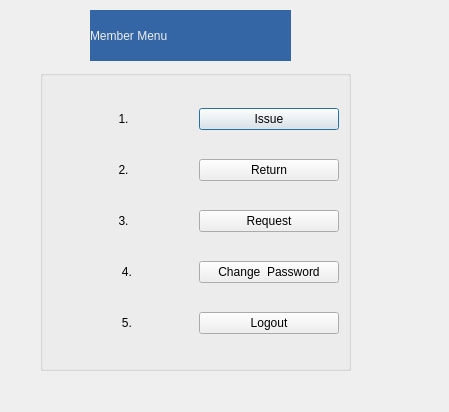
<?xml version="1.0" encoding="UTF-8"?>
<ui version="4.0">
 <class>MemberMenu</class>
 <widget class="QDialog" name="MemberMenu">
  <property name="geometry">
   <rect>
    <x>0</x>
    <y>0</y>
    <width>449</width>
    <height>412</height>
   </rect>
  </property>
  <property name="windowTitle">
   <string>Dialog</string>
  </property>
  <widget class="QLabel" name="label">
   <property name="geometry">
    <rect>
     <x>90</x>
     <y>10</y>
     <width>201</width>
     <height>51</height>
    </rect>
   </property>
   <property name="styleSheet">
    <string notr="true">font: 57 20pt &quot;Ubuntu&quot;;
background-color: rgb(52, 101, 164);
color: rgb(238, 238, 236);</string>
   </property>
   <property name="text">
    <string>Member Menu</string>
   </property>
  </widget>
  <widget class="QGroupBox" name="groupBox">
   <property name="geometry">
    <rect>
     <x>40</x>
     <y>70</y>
     <width>311</width>
     <height>301</height>
    </rect>
   </property>
   <property name="title">
    <string/>
   </property>
   <layout class="QVBoxLayout" name="verticalLayout">
    <item>
     <layout class="QHBoxLayout" name="horizontalLayout_5">
      <item>
       <widget class="QLabel" name="label_3">
        <property name="text">
         <string>                    1.</string>
        </property>
       </widget>
      </item>
      <item>
       <widget class="QPushButton" name="Issue">
        <property name="text">
         <string>Issue</string>
        </property>
       </widget>
      </item>
     </layout>
    </item>
    <item>
     <layout class="QHBoxLayout" name="horizontalLayout_4">
      <item>
       <widget class="QLabel" name="label_4">
        <property name="text">
         <string>                    2.</string>
        </property>
       </widget>
      </item>
      <item>
       <widget class="QPushButton" name="Return">
        <property name="text">
         <string>Return</string>
        </property>
       </widget>
      </item>
     </layout>
    </item>
    <item>
     <layout class="QHBoxLayout" name="horizontalLayout_3">
      <item>
       <widget class="QLabel" name="label_5">
        <property name="text">
         <string>                    3.</string>
        </property>
       </widget>
      </item>
      <item>
       <widget class="QPushButton" name="Request">
        <property name="text">
         <string>Request</string>
        </property>
       </widget>
      </item>
     </layout>
    </item>
    <item>
     <layout class="QHBoxLayout" name="horizontalLayout_2">
      <item>
       <widget class="QLabel" name="label_6">
        <property name="text">
         <string>                     4.</string>
        </property>
       </widget>
      </item>
      <item>
       <widget class="QPushButton" name="Change">
        <property name="text">
         <string>Change  Password</string>
        </property>
       </widget>
      </item>
     </layout>
    </item>
    <item>
     <layout class="QHBoxLayout" name="horizontalLayout">
      <item>
       <widget class="QLabel" name="label_7">
        <property name="text">
         <string>                     5.</string>
        </property>
       </widget>
      </item>
      <item>
       <widget class="QPushButton" name="Logout">
        <property name="text">
         <string>Logout</string>
        </property>
       </widget>
      </item>
     </layout>
    </item>
   </layout>
  </widget>
 </widget>
 <resources/>
 <connections/>
</ui>
